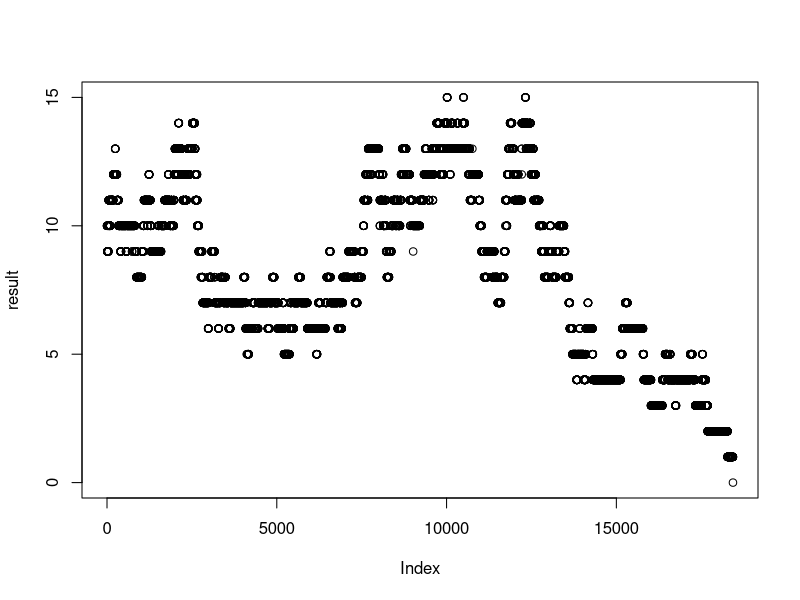

This figure's R source:
Nmax <- 20
N <- 10
time.series <- c(N)

b <- 1.1
d <- 1
Dt <- 0.001

stochastic.time.series <- function(N, Nmax, b, d, Dt){
  time.series <- c(N)
  while (N > 0 & N < Nmax) {
  event <- sample(c(1, -1, 0), 1, c(b*N*Dt, d*N*Dt, 1-N*Dt*(b + d)), replace = TRUE)
  N <- N + event
  time.series <- append(time.series, N)
  }
  return(time.series)
}

result <- stochastic.time.series(10, 20, 1.0, 1.1, 0.001)

plot(result)


rexp(1, rate = 2)
